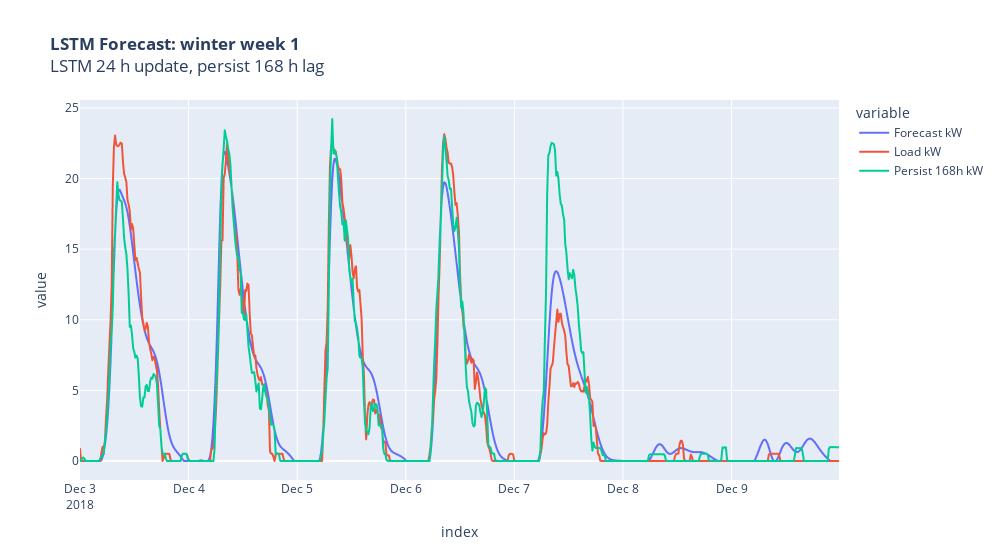
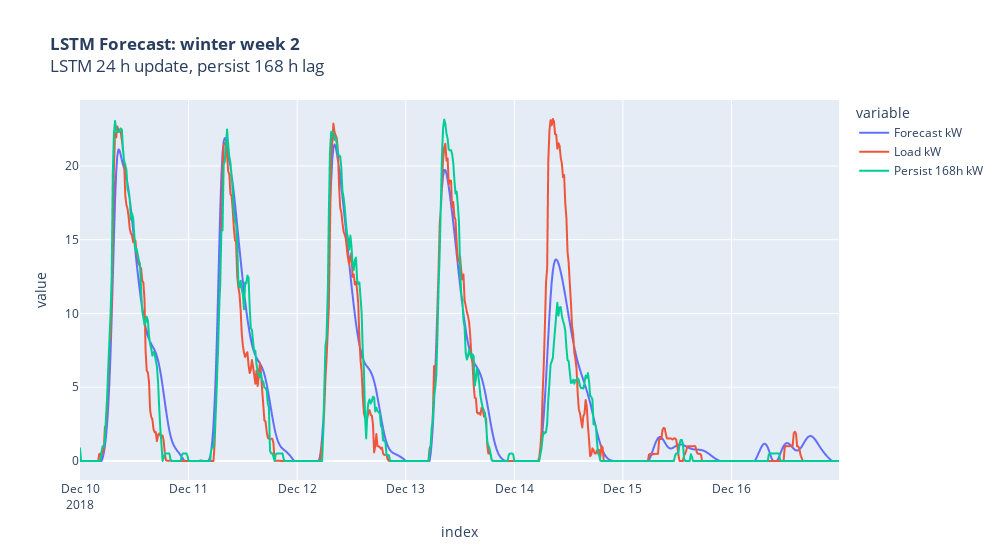
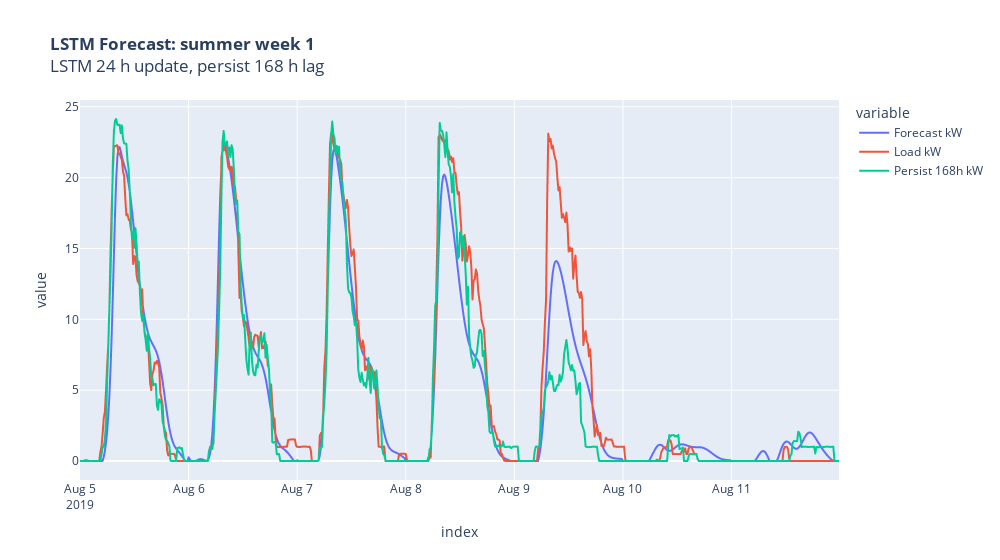
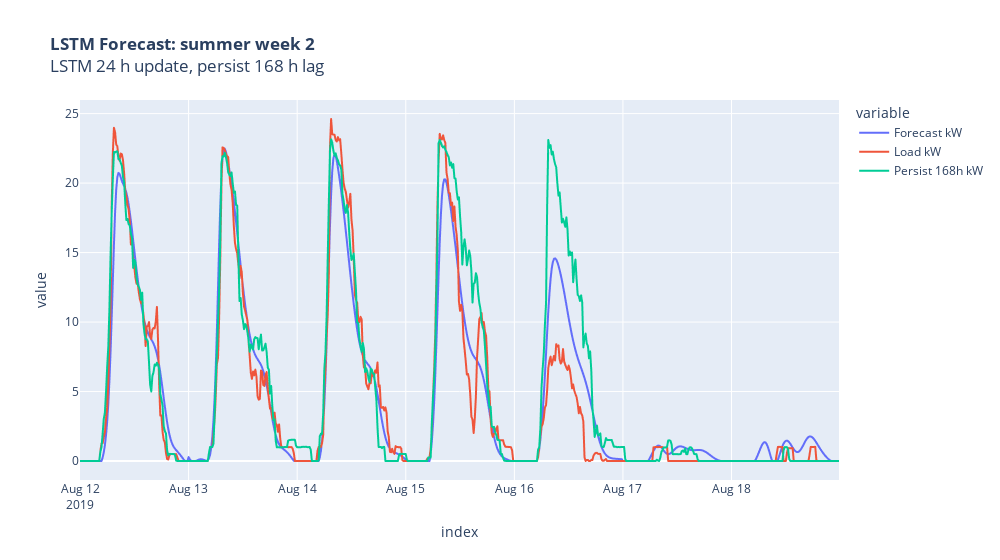

Here is the notebook cell these charts were saved with, in order:
### Markdown cell above
Re-run notebook from beginning (or winter week 1 doesn't calculate right)

### Code cell
for season in ['winter','summer','spring','autumn']:
    for week in [0,1]:
        #week=0 # 0 or 1
        update_h = 24 # 1 or 24
        persist_lag_h = 168 # 1 or 168

        t_range = pd.date_range(start_dates_solar[season],periods=7*int(24/update_h),freq=f'{update_h}h') + pd.Timedelta(days=week*7)
        df = pd.DataFrame()
        for t in t_range:
            times_next_day = pd.date_range(t,periods=4*update_h,freq='15min')
            forecast_next_day = forecast[season].loc[t:t+pd.Timedelta('1d')][:4*update_h].predicted_activepower_ev_1.values
            next_day = pd.DataFrame({'Forecast kW':forecast_next_day},
                                    index=times_next_day)
            df = pd.concat([df,next_day])

        df['Load kW'] = load[season]['power']
        df[f'Persist {persist_lag_h}h kW'] = load[season][f'persist {persist_lag_h}h']
        df.index = pd.date_range(start_dates_load[season],periods=7*96,freq='15min') + pd.Timedelta(days=week*7)

        err = {'LSTM nMAE %':[],'LSTM nRMSE %':[],'Persist nMAE %':[],'Persist nRMSE %':[],'LSTM Skill (nMAE) %':[],'LSTM Skill (nRMSE) %':[]}
        err_index = []
        for day in df.index.day.unique():
            df_day = df.loc[df.index.day==day]
            err_index.append(f'{df_day.index[0].month_name()[:3]} {df_day.index[0].day}')
            err['LSTM nMAE %'].append(100*calc_mae(df_day['Load kW'],df_day['Forecast kW'],norm=25))
            err['LSTM nRMSE %'].append(100*calc_rmse(df_day['Load kW'],df_day['Forecast kW'],norm=25))
            err['Persist nMAE %'].append(100*calc_mae(df_day['Load kW'],df_day[f'Persist {persist_lag_h}h kW'],norm=25))
            err['Persist nRMSE %'].append(100*calc_rmse(df_day['Load kW'],df_day[f'Persist {persist_lag_h}h kW'],norm=25))
            err['LSTM Skill (nMAE) %'].append(100*calc_skill(df_day['Load kW'],df_day['Forecast kW'],df_day[f'Persist {persist_lag_h}h kW'],method='mae',norm=25))
            err['LSTM Skill (nRMSE) %'].append(100*calc_skill(df_day['Load kW'],df_day['Forecast kW'],df_day[f'Persist {persist_lag_h}h kW'],method='rmse',norm=25))

        err = pd.DataFrame(err,index=err_index)

        for col in err.columns:
            err[col] = err[col].round(1)
            
        f = df.plot(title=f'<b>LSTM Forecast: {season} week {week+1}</b><br>LSTM {update_h} h update, persist {persist_lag_h} h lag',width=1000)
        f.show()

        print(err.T)

### Figure 1 — Plotly figure (JSON) as saved in the notebook; plotly's stock layout.template omitted (floating-point values rounded to 4 significant figures; data arrays with more than 128 entries replaced by an {"elided": "..."} marker saying what was removed)
{"data": [{"hovertemplate": "variable=Forecast kW<br>index=%{x}<br>value=%{y}<extra></extra>", "legendgroup": "Forecast kW", "line": {"color": "#636efa", "dash": "solid"}, "marker": {"symbol": "circle"}, "mode": "lines", "name": "Forecast kW", "showlegend": true, "type": "scattergl", "x": {"elided": "672 str values"}, "xaxis": "x", "y": {"elided": "672 float values"}, "yaxis": "y"}, {"hovertemplate": "variable=Load kW<br>index=%{x}<br>value=%{y}<extra></extra>", "legendgroup": "Load kW", "line": {"color": "#EF553B", "dash": "solid"}, "marker": {"symbol": "circle"}, "mode": "lines", "name": "Load kW", "showlegend": true, "type": "scattergl", "x": {"elided": "672 str values"}, "xaxis": "x", "y": {"elided": "672 float values"}, "yaxis": "y"}, {"hovertemplate": "variable=Persist 168h kW<br>index=%{x}<br>value=%{y}<extra></extra>", "legendgroup": "Persist 168h kW", "line": {"color": "#00cc96", "dash": "solid"}, "marker": {"symbol": "circle"}, "mode": "lines", "name": "Persist 168h kW", "showlegend": true, "type": "scattergl", "x": {"elided": "672 str values"}, "xaxis": "x", "y": {"elided": "672 float values"}, "yaxis": "y"}], "layout": {"legend": {"title": {"text": "variable"}, "tracegroupgap": 0}, "title": {"text": "<b>LSTM Forecast: winter week 1</b><br>LSTM 24 h update, persist 168 h lag"}, "width": 1000, "xaxis": {"anchor": "y", "domain": [0, 1], "title": {"text": "index"}}, "yaxis": {"anchor": "x", "domain": [0, 1], "title": {"text": "value"}}}}

### Figure 2 — Plotly figure (JSON) as saved in the notebook; plotly's stock layout.template omitted (floating-point values rounded to 4 significant figures; data arrays with more than 128 entries replaced by an {"elided": "..."} marker saying what was removed)
{"data": [{"hovertemplate": "variable=Forecast kW<br>index=%{x}<br>value=%{y}<extra></extra>", "legendgroup": "Forecast kW", "line": {"color": "#636efa", "dash": "solid"}, "marker": {"symbol": "circle"}, "mode": "lines", "name": "Forecast kW", "showlegend": true, "type": "scattergl", "x": {"elided": "672 str values"}, "xaxis": "x", "y": {"elided": "672 float values"}, "yaxis": "y"}, {"hovertemplate": "variable=Load kW<br>index=%{x}<br>value=%{y}<extra></extra>", "legendgroup": "Load kW", "line": {"color": "#EF553B", "dash": "solid"}, "marker": {"symbol": "circle"}, "mode": "lines", "name": "Load kW", "showlegend": true, "type": "scattergl", "x": {"elided": "672 str values"}, "xaxis": "x", "y": {"elided": "672 float values"}, "yaxis": "y"}, {"hovertemplate": "variable=Persist 168h kW<br>index=%{x}<br>value=%{y}<extra></extra>", "legendgroup": "Persist 168h kW", "line": {"color": "#00cc96", "dash": "solid"}, "marker": {"symbol": "circle"}, "mode": "lines", "name": "Persist 168h kW", "showlegend": true, "type": "scattergl", "x": {"elided": "672 str values"}, "xaxis": "x", "y": {"elided": "672 float values"}, "yaxis": "y"}], "layout": {"legend": {"title": {"text": "variable"}, "tracegroupgap": 0}, "title": {"text": "<b>LSTM Forecast: winter week 2</b><br>LSTM 24 h update, persist 168 h lag"}, "width": 1000, "xaxis": {"anchor": "y", "domain": [0, 1], "title": {"text": "index"}}, "yaxis": {"anchor": "x", "domain": [0, 1], "title": {"text": "value"}}}}

### Figure 3 — Plotly figure (JSON) as saved in the notebook; plotly's stock layout.template omitted (floating-point values rounded to 4 significant figures; data arrays with more than 128 entries replaced by an {"elided": "..."} marker saying what was removed)
{"data": [{"hovertemplate": "variable=Forecast kW<br>index=%{x}<br>value=%{y}<extra></extra>", "legendgroup": "Forecast kW", "line": {"color": "#636efa", "dash": "solid"}, "marker": {"symbol": "circle"}, "mode": "lines", "name": "Forecast kW", "showlegend": true, "type": "scattergl", "x": {"elided": "672 str values"}, "xaxis": "x", "y": {"elided": "672 float values"}, "yaxis": "y"}, {"hovertemplate": "variable=Load kW<br>index=%{x}<br>value=%{y}<extra></extra>", "legendgroup": "Load kW", "line": {"color": "#EF553B", "dash": "solid"}, "marker": {"symbol": "circle"}, "mode": "lines", "name": "Load kW", "showlegend": true, "type": "scattergl", "x": {"elided": "672 str values"}, "xaxis": "x", "y": {"elided": "672 float values"}, "yaxis": "y"}, {"hovertemplate": "variable=Persist 168h kW<br>index=%{x}<br>value=%{y}<extra></extra>", "legendgroup": "Persist 168h kW", "line": {"color": "#00cc96", "dash": "solid"}, "marker": {"symbol": "circle"}, "mode": "lines", "name": "Persist 168h kW", "showlegend": true, "type": "scattergl", "x": {"elided": "672 str values"}, "xaxis": "x", "y": {"elided": "672 float values"}, "yaxis": "y"}], "layout": {"legend": {"title": {"text": "variable"}, "tracegroupgap": 0}, "title": {"text": "<b>LSTM Forecast: summer week 1</b><br>LSTM 24 h update, persist 168 h lag"}, "width": 1000, "xaxis": {"anchor": "y", "domain": [0, 1], "title": {"text": "index"}}, "yaxis": {"anchor": "x", "domain": [0, 1], "title": {"text": "value"}}}}

### Figure 4 — Plotly figure (JSON) as saved in the notebook; plotly's stock layout.template omitted (floating-point values rounded to 4 significant figures; data arrays with more than 128 entries replaced by an {"elided": "..."} marker saying what was removed)
{"data": [{"hovertemplate": "variable=Forecast kW<br>index=%{x}<br>value=%{y}<extra></extra>", "legendgroup": "Forecast kW", "line": {"color": "#636efa", "dash": "solid"}, "marker": {"symbol": "circle"}, "mode": "lines", "name": "Forecast kW", "showlegend": true, "type": "scattergl", "x": {"elided": "672 str values"}, "xaxis": "x", "y": {"elided": "672 float values"}, "yaxis": "y"}, {"hovertemplate": "variable=Load kW<br>index=%{x}<br>value=%{y}<extra></extra>", "legendgroup": "Load kW", "line": {"color": "#EF553B", "dash": "solid"}, "marker": {"symbol": "circle"}, "mode": "lines", "name": "Load kW", "showlegend": true, "type": "scattergl", "x": {"elided": "672 str values"}, "xaxis": "x", "y": {"elided": "672 float values"}, "yaxis": "y"}, {"hovertemplate": "variable=Persist 168h kW<br>index=%{x}<br>value=%{y}<extra></extra>", "legendgroup": "Persist 168h kW", "line": {"color": "#00cc96", "dash": "solid"}, "marker": {"symbol": "circle"}, "mode": "lines", "name": "Persist 168h kW", "showlegend": true, "type": "scattergl", "x": {"elided": "672 str values"}, "xaxis": "x", "y": {"elided": "672 float values"}, "yaxis": "y"}], "layout": {"legend": {"title": {"text": "variable"}, "tracegroupgap": 0}, "title": {"text": "<b>LSTM Forecast: summer week 2</b><br>LSTM 24 h update, persist 168 h lag"}, "width": 1000, "xaxis": {"anchor": "y", "domain": [0, 1], "title": {"text": "index"}}, "yaxis": {"anchor": "x", "domain": [0, 1], "title": {"text": "value"}}}}
